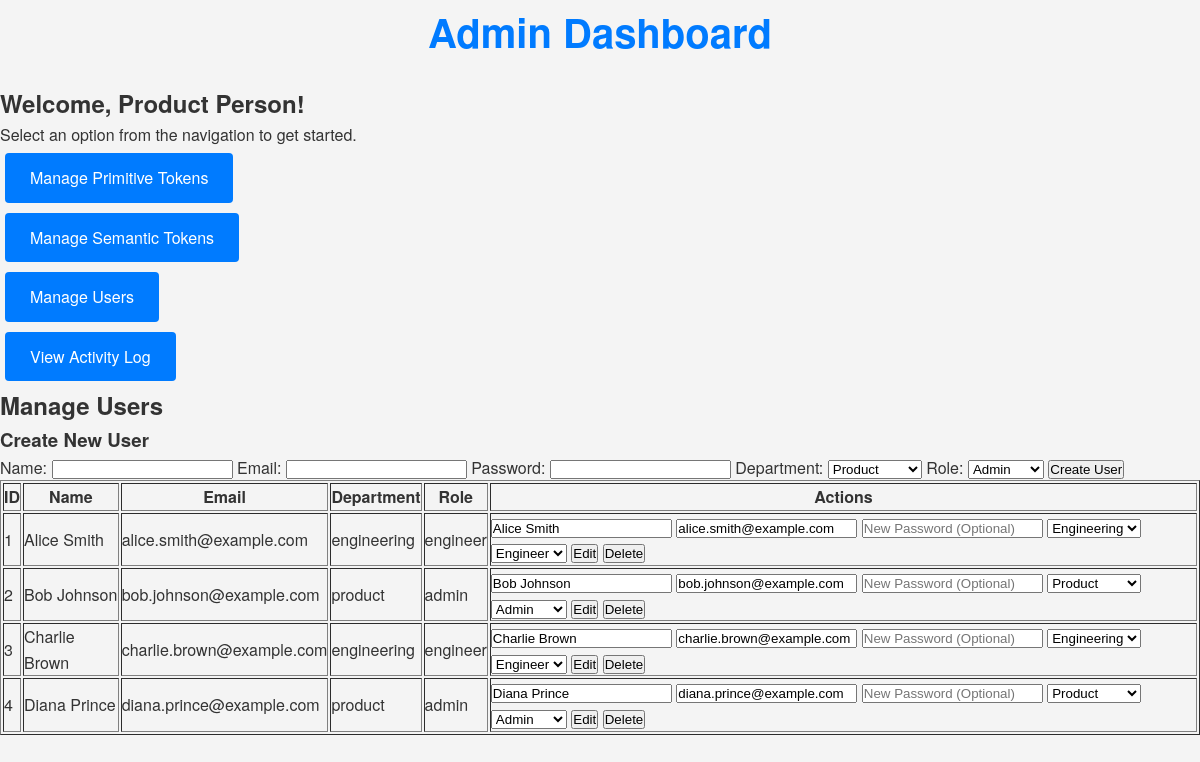
Screenshot of /pages/admin_dashboard.php?view=users with the database file from the repository.
### tables this page shows
CREATE TABLE users (
    id INT AUTO_INCREMENT PRIMARY KEY,
    name VARCHAR(100) NOT NULL,
    email VARCHAR(100) NOT NULL UNIQUE,
    password VARCHAR(255) NOT NULL,
    department ENUM('product', 'engineering') NOT NULL,
    role ENUM('admin', 'engineer') NOT NULL,
    created_at TIMESTAMP DEFAULT CURRENT_TIMESTAMP
);

### models/User.php (called while the page is built, shortened)
<?php
class User {
    private $conn;
    private $table_name = "users";
    public function __construct($db) {
        $this->conn = $db;
    }
    public function read() {
        $query = "SELECT * FROM " . $this->table_name;
        $stmt = $this->conn->prepare($query);
        $stmt->execute();
        return $stmt;
    }
}

### pages/users_management_view.php (the view, shortened to what this page needs)
<?php
include_once '../models/User.php';
$database = new Database();
$db = $database->getConnection();
$user = new User($db);
$stmt = $user->read();
$users = $stmt->fetchAll(PDO::FETCH_ASSOC);
?>
<h2>Manage Users</h2>
<form method="POST" action="">
    <h3>Create New User</h3>
    <label for="name">Name:</label>
    <input type="text" name="name" required>
    <label for="email">Email:</label>
    <input type="email" name="email" required>
    <label for="password">Password:</label>
    <input type="password" name="password" required>
    <label for="department">Department:</label>
    <select name="department" required>
        <option value="product">Product</option>
    </select>
    <label for="role">Role:</label>
    <select name="role" required>
        <option value="admin">Admin</option>
    </select>
    <input type="submit" name="create" value="Create User">
</form>
<table border="1">
    <thead>
        <tr>
            <th>ID</th>
            <th>Name</th>
            <th>Email</th>
            <th>Department</th>
            <th>Role</th>
            <th>Actions</th>
        </tr>
    </thead>
    <tbody>
        <?php foreach ($users as $user) : ?>
            <tr>
                <td><?php echo htmlspecialchars($user['id']); ?></td>
                <td><?php echo htmlspecialchars($user['name']); ?></td>
                <td><?php echo htmlspecialchars($user['email']); ?></td>
                <td><?php echo htmlspecialchars($user['department']); ?></td>
                <td><?php echo htmlspecialchars($user['role']); ?></td>
                <td>
                    <form method="POST" action="" style="display:inline;">
                        <input type="text" name="name" value="<?php echo htmlspecialchars($user['name']); ?>" required>
                        <input type="email" name="email" value="<?php echo htmlspecialchars($user['email']); ?>" required>
                        <input type="password" name="password" placeholder="New Password (Optional)">
                        <select name="department" required>
                            <option value="product" <?php echo $user['department'] == 'product' ? 'selected' : ''; ?>>Product</option>
                            <option value="engineering" <?php echo $user['department'] == 'engineering' ? 'selected' : ''; ?>>Engineering</option>
                        </select>
                        <select name="role" required>
                            <option value="admin" <?php echo $user['role'] == 'admin' ? 'selected' : ''; ?>>Admin</option>
                            <option value="engineer" <?php echo $user['role'] == 'engineer' ? 'selected' : ''; ?>>Engineer</option>
                        </select>
                        <input type="submit" name="edit" value="Edit">
                    </form>
                    <form method="POST" action="" style="display:inline;">
                        <input type="submit" name="delete" value="Delete">
                    </form>
                </td>
            </tr>
        <?php endforeach; ?>
    </tbody>
</table>

### assets/styles.css (style rules this page uses)
* { margin: 0; padding: 0; box-sizing: border-box; }
body { font-family: 'Helvetica Neue', Arial, sans-serif; background-color: #F4F4F4; color: #333333; line-height: 1.6; }

### rows the page displays
users: id "1", name "Alice Smith", email "alice.smith@example.com", department "engineering", role "engineer", department "Engineering", role "Engineer"
users: id "2", name "Bob Johnson", email "bob.johnson@example.com", department "product", role "admin", department "Product", role "Admin"
users: id "3", name "Charlie Brown", email "charlie.brown@example.com", department "engineering", role "engineer", department "Engineering", role "Engineer"
users: id "4", name "Diana Prince", email "diana.prince@example.com", department "product", role "admin", department "Product", role "Admin"
